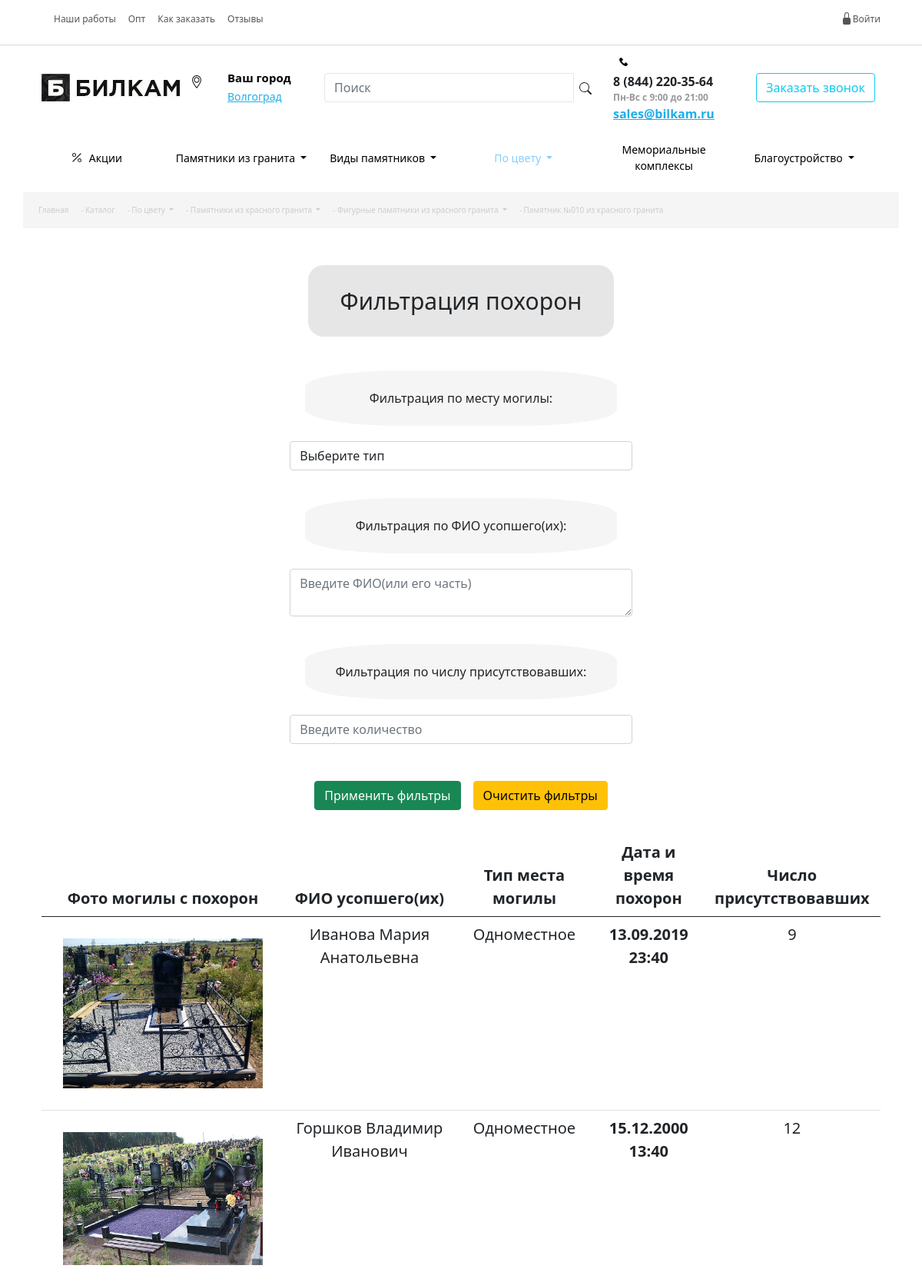
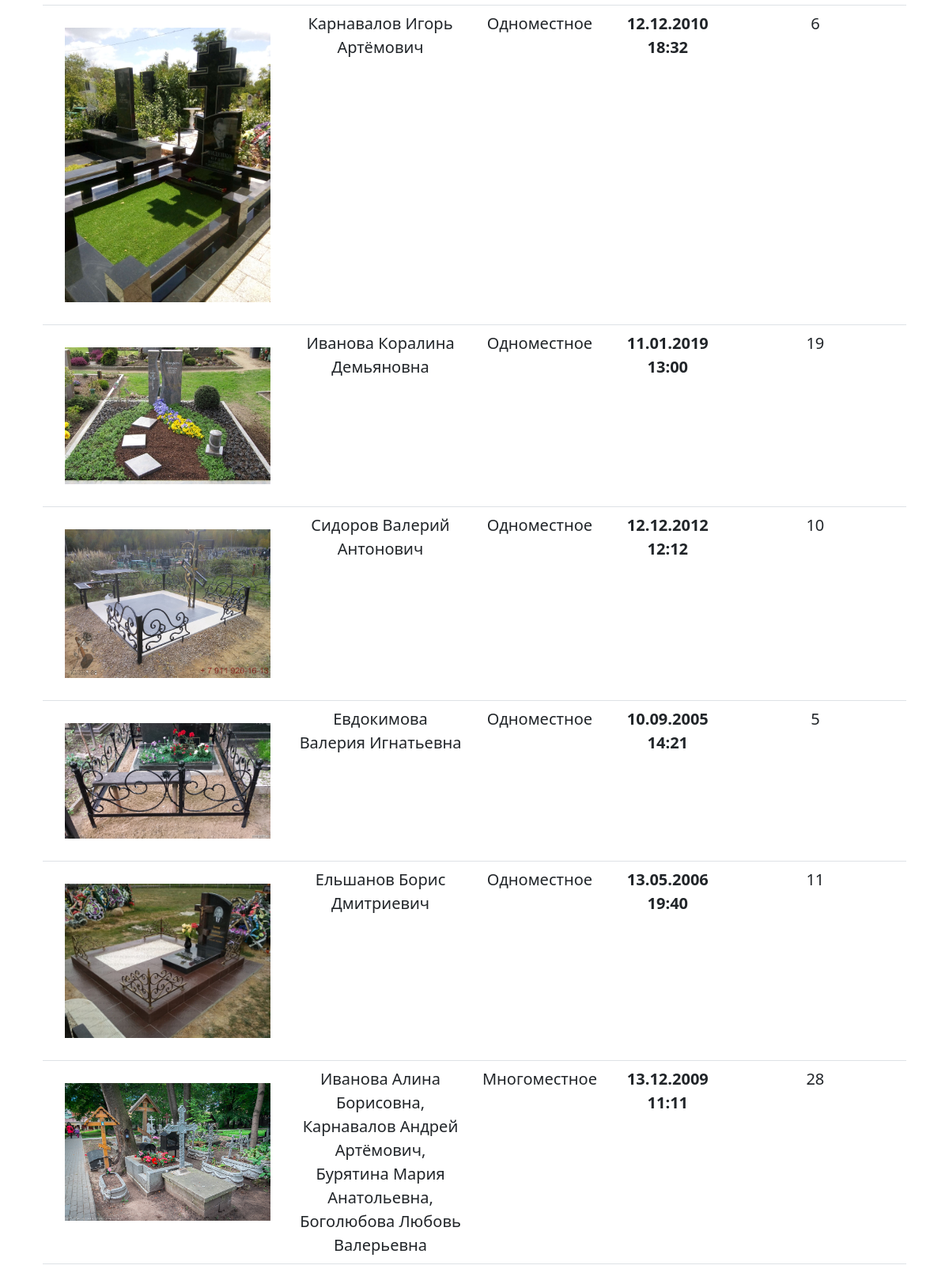
The page / (upper part) on the database its author committed (2 pictures, top to bottom).
### tables this page shows
CREATE TABLE `deadpeople` (
  `id` int NOT NULL,
  `imgsource` varchar(45) NOT NULL DEFAULT 'imgnotfound.png',
  `firstsecondthird_name` text NOT NULL,
  `id_place` int NOT NULL,
  `date_and_time` text NOT NULL,
  `num_audience` int NOT NULL
);

CREATE TABLE `places` (
  `id` int NOT NULL,
  `name` varchar(45) NOT NULL
);

### logic.php (called while the page is built, shortened)
<?php
try {
    $connection = new PDO("mysql:host=localhost;dbname=funeraldb;charset=utf8", "root", '');
    $connection->setAttribute(PDO::ATTR_ERRMODE, PDO::ERRMODE_EXCEPTION);
}catch(PDOException $e){
    echo $e->getMessage();
}
$query = "select deadpeople.imgsource, deadpeople.firstsecondthird_name,deadpeople.date_and_time,deadpeople.num_audience, places.name
        from deadpeople
        inner join places on deadpeople.id_place = places.id ";
$binds = [];
$people = $connection->prepare($query);
$people->execute($binds);

### index.php (the view, shortened to what this page needs)
<?php
require_once 'logic.php';
?>
<!DOCTYPE html>
<html lang="en">
<head>
    <link rel="stylesheet" href="https://stackpath.bootstrapcdn.com/bootstrap/5.0.0-alpha1/css/bootstrap.min.css">
    <link rel = "stylesheet" href = "main1.css" type="text/css" >
</head>
<body class = "position-relative">
<header class = "align-items-center">
<div class = "container">
    <div class="container">
        <div class="d-flex flex-row align-items-center justify-content-between topinfo" >
            <div class="d-flex flex-row justify-content-md-left align-items-center p-2">
                <div class=" text-center font-weight-light p-2">Наши работы
</div >
                <div class=" text-center font-weight-light p-2" >Опт
                </div>
                <div class=" text-center font-weight-light p-2">Как заказать
</div>
                <div class=" text-center font-weight-light p-2">Отзывы</div>
                    </div>
            <div class="d-flex flex-row justify-content-end ">
                <div class = "d-flex flex-row"><svg xmlns="http://www.w3.org/2000/svg" width="16" height="16" fill="currentColor" class="bi bi-lock-fill" viewBox="0 0 16 16">
                    <path d="M8 1a2 2 0 0 1 2 2v4H6V3a2 2 0 0 1 2-2zm3 6V3a3 3 0 0 0-6 0v4a2 2 0 0 0-2 2v5a2 2 0 0 0 2 2h6a2 2 0 0 0 2-2V9a2 2 0 0 0-2-2z"/>
                </svg>
Войти</div> </div>
        </div>
    </div>
</div>
    <div class="dropdown-divider"></div>
    <div class = "container">
        <div class="container">
            <div class="row align-items-center" >
                    <div class="col col-2"><img src = "imgall/img/iconic.jpg">
                    </div >
                    <div class="col col-2 justify-content-center" >
                        <div class = "row ">
                            <img class = "m-2 holder" src="imgall/img/placeholder.png">
                            <div class = "col">
                                <div class = "text-weight-bold megaby">Ваш город</div>
                                <div><a class = "volgograd" href = "#">Волгоград</a></div>
                            </div>
                    </div>
                    </div>
                <div class="d-flex justify-content-around col input-group align-items-center p-2 ">
                    <input type="text" class="form-control serch" placeholder="Поиск" aria-label="Поиск" aria-describedby="addon-wrapping" >
                    <div class = "p-2"></div>
                </div>
                    <div class="col col-2 justify-content-center">
                        <div class = "row">
                        <img class = "m-2 call" src = "/imgall/img/phone-call.png">
                        <div class="col bolds">
                        <div>8 (844) 220-35-64
</div>
                        <div class = "calend">Пн-Вс  с 9:00 до 21:00
</div>
                        <div><a  class = "emall" href = "#" >sales@bilkam.ru</a>
                        </div></div></div></div>
                    <div class="col col-2"><button type="button" class="btn btn-outline-info">Заказать звонок</button></div>
                </div>
            </div>
        </div>
    <div class = "container p-2" >
        <div class="row align-items-center instruct" >
            <nav class="navbar navbar-expand-lg navbarcs">
                <div class="collapse navbar-collapse" id="navbarNavDropdown">
                    <ul class="container navbar-nav text-center align-items-center" >
                        <li class="col d-flex flex-row  justify-content-center align-items-center">
                            <a class=" nav-link font-weight-bold" style="color: black;"href="#" id="navbarDropdown1" role="button" >
    Акции
                            </a>
                        </li>
                        <li class="col nav-item dropdown">
                            <a class="nav-link dropdown-toggle font-weight-bold"style="color: black;" href="#" id="navbarDropdown2" role="button" data-toggle="dropdown" aria-expanded="false">
    Памятники из гранита
</a>
                        </li>
                        <li class="col nav-item dropdown">
                            <a class="nav-link dropdown-toggle font-weight-bold"style="color: black;" href="#" id="navbarDropdown3" role="button" data-toggle="dropdown" aria-expanded="false">
    Виды памятников
</a>
                        </li>
                        <li class="col nav-item dropdown">
                            <a class="nav-link dropdown-toggle font-weight-bold"style="color: lightskyblue;" href="#" id="navbarDropdown4" role="button" data-toggle="dropdown" aria-expanded="false">
    По цвету
</a>
                        </li>
                        <li class="col ">
                            <a class="nav-link  font-weight-bold"style="color: black;font-size: 14px;" href="#" id="navbarDropdown4" role="button" >
    Мемориальные комплексы
</a>
                        </li>
                        <li class="col nav-item dropdown">
                            <a class="nav-link dropdown-toggle font-weight-bold"style="color: black;" href="#" id="navbarDropdown4" role="button" data-toggle="dropdown" aria-expanded="false">
    Благоустройство
                            </a>
                        </li>
                    </ul>
                </div>
            </nav>
        </div>
    </div>
    <div class = "container pl-5" style="background-color: #f5f5f5">
        <div class="row align-items-center " style = "color: #f7f7f7;font-size: 10px;">
            <nav class="navbar navbar-expand-lg ">
                <div class="collapse navbar-collapse" id="navbarNavDropdown">
            <ul class="container navbar-nav text-center align-items-center" >
                <li >
                    <a class="nav-link font-weight-bold" style = "color: #cccccc;" href="#" role="button" >
    Главная
                    </a>
                </li>
                <li>
                    <a class="nav-link font-weight-bold" style = "color: #cccccc;" href="#" role="button" >
    - Каталог
                    </a>
                </li>
            <li class="nav-item dropdown">
                <a class="nav-link dropdown-toggle font-weight-bold" style = "color: #cccccc;" href="#" id="navbarDropdown2" role="button" data-toggle="dropdown" aria-expanded="false">
    - По цвету
</a>
            </li>
            <li class="nav-item dropdown">
                <a class="nav-link dropdown-toggle font-weight-bold" style = "color: #cccccc;" href="#" id="navbarDropdown3" role="button" data-toggle="dropdown" aria-expanded="false">
    - Памятники из красного гранита
</a>
            </li>
            <li class="nav-item dropdown">
                <a class="nav-link dropdown-toggle font-weight-bold" style = "color: #cccccc;" href="#" id="navbarDropdown4" role="button" data-toggle="dropdown" aria-expanded="false">
    - Фигурные памятники из красного гранита
</a>
            </li>
                <li>
                    <a class="nav-link  font-weight-bold" href="#" style = "color: #cccccc;" role="button" >
    - Памятник №010 из красного гранита
</a>
                </li>
            </ul>
        </div>
            </nav></div></div>
</header>
<div class = "p-4 container d-flex flex-column justify-content-center">
    <div class = "d-flex justify-content-center">
    <form class = "d-flex flex-column justify-content-center" action="index.php" method="get">
        <div class = "p-4 m-4 text-center textdop">Фильтрация похорон </div>
        <div class="mb-3 d-flex flex-column justify-content-center">
            <label class = "p-4 text-center">Фильтрация по месту могилы:</label>
                <select name="nameofplace" class="form-control">
                <option value="" selected>Выберите тип</option>
            </select>
        </div>
        <div class="mb-3 d-flex flex-column justify-content-center">
            <label class = "p-4 text-center">Фильтрация по ФИО усопшего(их):</label>
            <textarea class="form-control" placeholder="Введите ФИО(или его часть)" name="secondname"></textarea>
        </div>
        <div class="mb-3 d-flex flex-column justify-content-center">
            <label class = "p-4 text-center">Фильтрация по числу присутствовавших:</label>
            <input type="number" name="num_audience" placeholder="Введите количество" value='' class="form-control">
        </div>
        <div class="p-4 d-flex flex-row justify-content-center">
        <input type="submit" value="Применить фильтры" class="m-2 btn btn-success">
        <input type="submit" name="clearfilter" value="Очистить фильтры" class="m-2 btn btn-warning">
        </div>
    </form>
    </div>
    <div>
        <table class="table">
            <thead>
            <tr>
                <th scope="col">Фото могилы с похорон</th>
                <th scope="col">ФИО усопшего(их)</th>
                <th scope="col">Тип места могилы</th>
                <th scope="col">Дата и время похорон</th>
                <th scope="col">Число присутствовавших</th>
            </tr>
            </thead>
            <tbody>
           <?php foreach($GLOBALS["people"] as $pole):?>
               <tr>
                   <th scope="row"><img src="imgall/deadimg/<?=$pole[0]?>" class = "imgcheck"></th>
                   <td><?=$pole[1]?></td>
                   <td><?=$pole[4]?></td>
                   <th><?=$pole[2]?></th>
                   <td><?=$pole[3]?></td>
               </tr>
          <?php endforeach; ?>
            </tbody>
        </table>
    </div>
</div>
</body>
</html>

### main1.css (style rules this page uses)
th,td { padding:20px; align-items: center; }
tr { padding:20px; align-items: center; }
.textdop { font-size: 30px; background-color: #e6e6e6; border-radius: 20px; }
.imgcheck { padding:20px; max-width: 300px; }
table { text-align: center; font-size: 20px; }
label { background-color: whitesmoke; border-radius: 30%; margin: 20px; }
a { color:black; }
.megaby { font-size: 15px;color:rgb(0, 0, 0); font-weight: bold; }
.instruct { font-size: 14px; }
.topinfo { font-size: 12px;color:#555555; }
.holder { max-width: 40px;max-height: 17px; }
.volgograd { color: #1faee9;font-size: 14px; }
.serch { border-color: #e6e6e6; border-width: thin ; }
.call { max-width: 35px;max-height: 13px; }
.bolds { font-weight: bold; }
.calend { color: #999999; font-size: 12px; }
.emall { color: #1faee9; }
.navbarcs { background-color: white; }

### rows shown on the page
deadpeople: imgsource (picture), firstsecondthird_name "Иванова Мария Анатольевна", id_place.name "Одноместное", date_and_time "13.09.2019 23:40", num_audience "9"
deadpeople: imgsource (picture), firstsecondthird_name "Горшков Владимир Иванович", id_place.name "Одноместное", date_and_time "15.12.2000 13:40", num_audience "12"
deadpeople: imgsource (picture), firstsecondthird_name "Карнавалов Игорь Артёмович", id_place.name "Одноместное", date_and_time "12.12.2010 18:32", num_audience "6"
deadpeople: imgsource (picture), firstsecondthird_name "Иванова Коралина Демьяновна", id_place.name "Одноместное", date_and_time "11.01.2019 13:00", num_audience "19"
deadpeople: imgsource (picture), firstsecondthird_name "Сидоров Валерий Антонович", id_place.name "Одноместное", date_and_time "12.12.2012 12:12", num_audience "10"
deadpeople: imgsource (picture), firstsecondthird_name "Евдокимова Валерия Игнатьевна", id_place.name "Одноместное", date_and_time "10.09.2005 14:21", num_audience "5"
deadpeople: imgsource (picture), firstsecondthird_name "Ельшанов Борис Дмитриевич", id_place.name "Одноместное", date_and_time "13.05.2006 19:40", num_audience "11"
deadpeople: imgsource (picture), firstsecondthird_name "Иванова Алина Борисовна, Карнавалов Андрей Артёмович, Бурятина Мария Анатольевна, Боголюбова Любовь Валерьевна", id_place.name "Многоместное", date_and_time "13.12.2009 11:11", num_audience "28"
